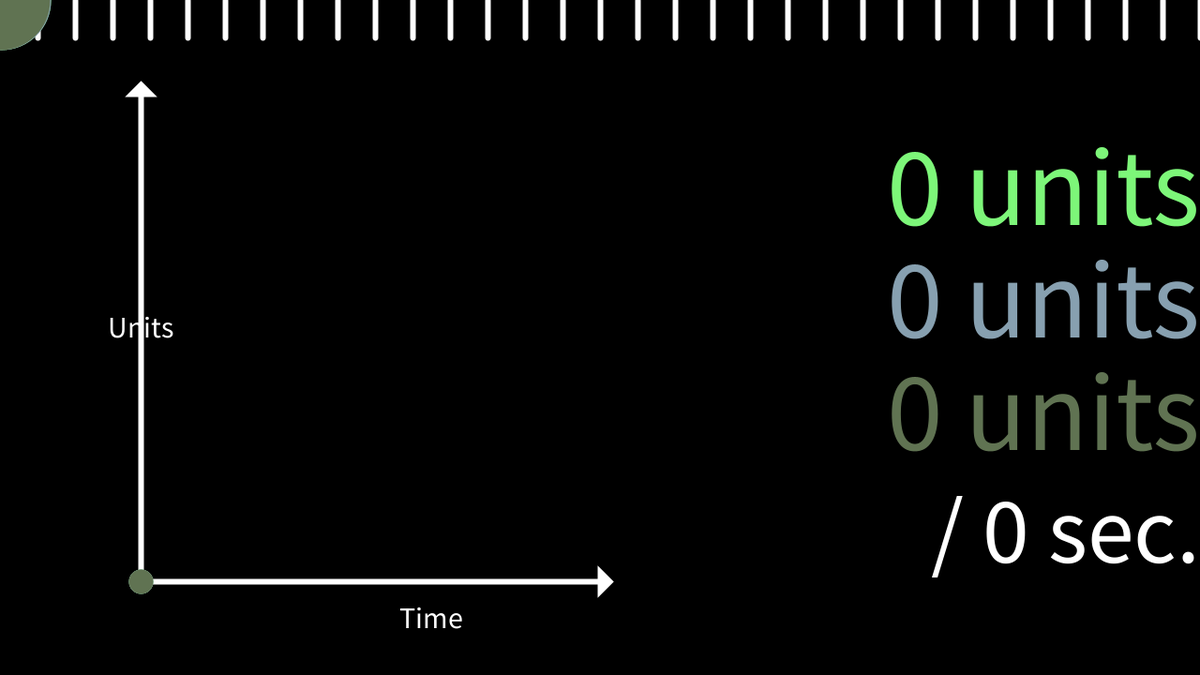
Frame 1 (no input)
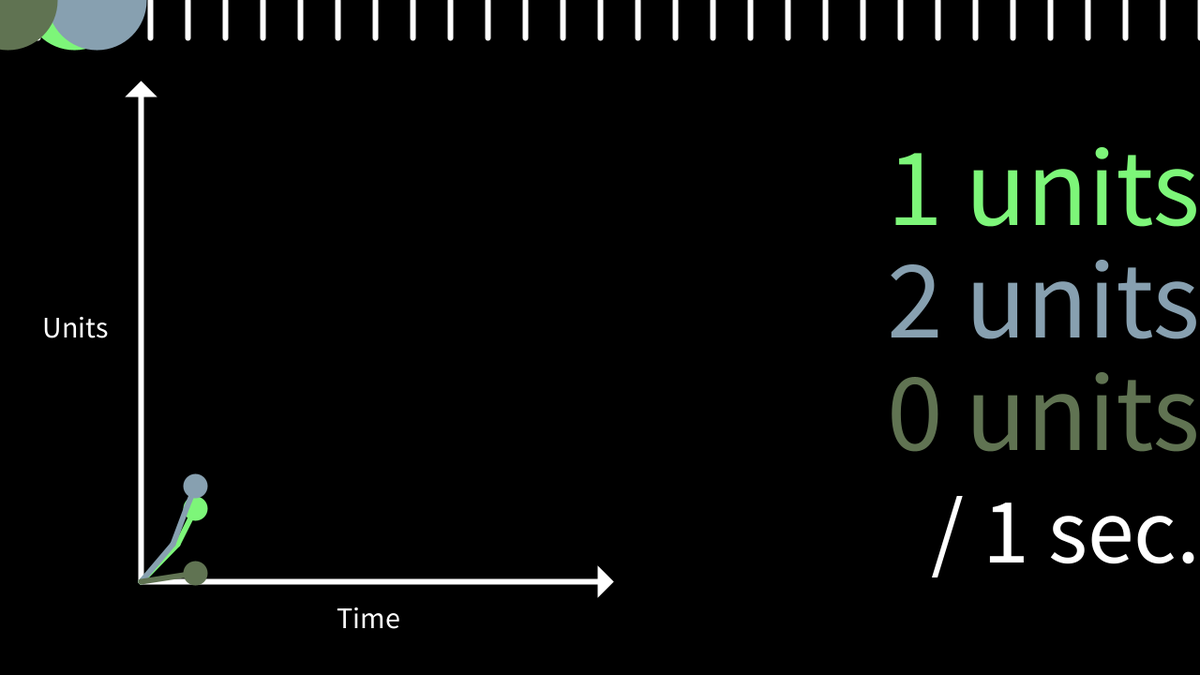
Frame 60 (the mouse pressed at the canvas centre just before this capture)
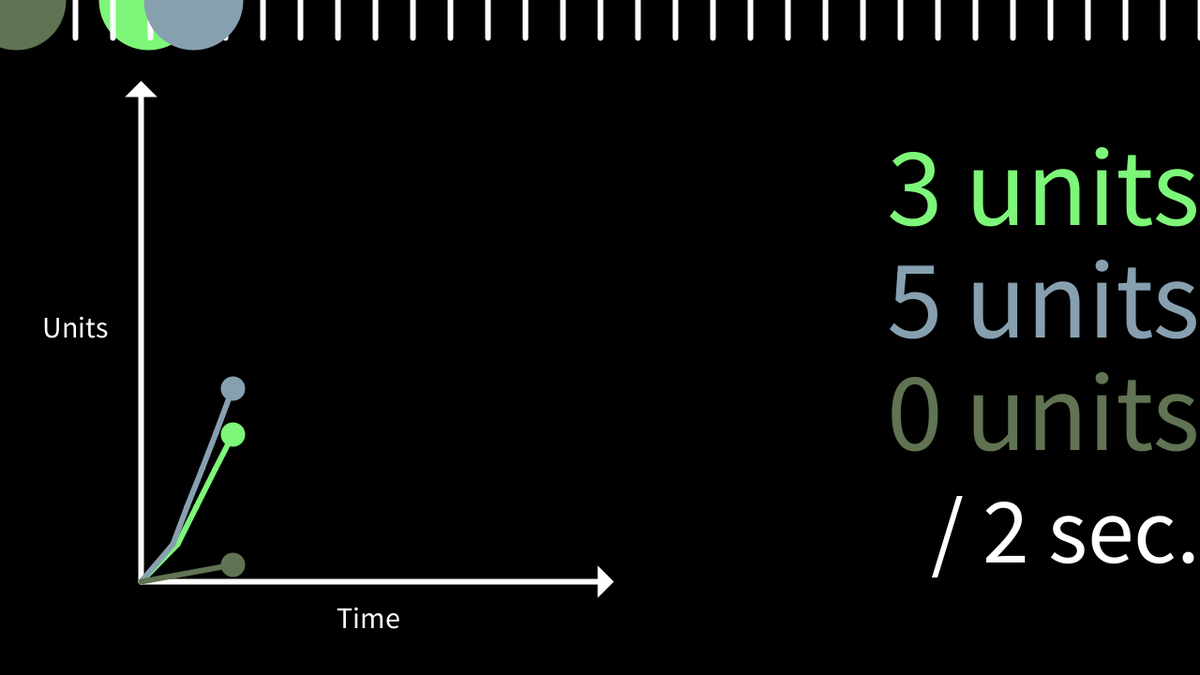
Frame 120 (the mouse held since frame 60 and released just before this capture)

The Processing sketch that drew these frames (run headless with seeded random() and noise(); from frame 60 on, the mouse is pressed at the canvas centre):

// Processing sketch: lesson02_constant_velocity_with_motion_maps_and_graphs_fancy_2
// ── lesson02_constant_velocity_with_motion_maps_and_graphs_fancy_2.pde
////////////////////////////////
// 
////////////////////////////////

//fix the pause ability
//add fullscreen
//fix the acceleration top thing
//fix reset button

int numBalls = 3; //maximum of 4 balls on screen
float fastestAllowed = 3;
boolean acceleration = false; //turn acceleration on or off

float unit = 40;
float time;
boolean auto, showTicks, showTime;
int ellipseSize = 100;
int strokeWt = 6;
float fastestSpeed;

ArrayList<Ball> balls;

int framert = 30;

float framesOver = 0;

void setup() {
  size(1280, 720); 
  auto = true;
  showTime = true;
  showTicks = true;

  unit = 40;
  //ball1 = new Ball(1);
  //  ball2 = new Ball(2);
  balls = new ArrayList<Ball>();  // Create an empty ArrayList
  for (int i = 0; i < numBalls; i++){
    float spd = random(0.1, fastestAllowed);
    if (spd > fastestSpeed){ // keep track of which one is the fastest
      
      fastestSpeed = spd;
    } else {
     spd *= 0.2; 
    }
    balls.add(new Ball(spd));  // Start by adding one element
  }


  framert = 60;
  frameRate(framert);
}

void draw() {  
  background(0);
  stroke(255);
  strokeWeight(strokeWt);

  for (int i = 0; i < balls.size (); i+=1) {
    Ball ball = balls.get(i);

    ball.update();
    ball.draw();
  }
  pushMatrix();
  scaleGraph();
  graph();
  for (int i = 0; i < balls.size (); i+=1) {
    Ball ball = balls.get(i);

    ball.drawGraph();
  }
  popMatrix();
  //println(x);
  data();





  //moving ellipse at the top



  //move this many positions each frame


  time = float(millis()) / 1000;
  //println(time);
}

void keyPressed() {
  if (keyCode == CONTROL) {
    auto = !auto;
  } 
  if (keyCode == SHIFT) {
    showTicks = !showTicks;
  } 
  if (keyCode == ALT) {
    showTime = !showTime;
  } 
  if (keyCode == DOWN) {
   noLoop();
   }
   if (keyCode == UP){
    loop(); 
   }

  
  if (keyCode == RIGHT) {
   acceleration = !acceleration;
   }
   if (keyCode == LEFT) {
   setup();
   }
   
}

void scaleGraph() {
  float highGraphY = height;
  float highUnitsTravelled = 0;

  //////// draw graph 
  for (int i = 0; i < balls.size (); i+=1) {
    Ball ball = balls.get(i);

    if (ball.graphY < highGraphY) {
      highGraphY = ball.graphY;
      highUnitsTravelled = ball.unitsTravelled;
    }
  }

  //make the graph smaller if it exceeds the bounds
  int maxFit = 13;
  if ((highUnitsTravelled > maxFit) && (highGraphY < ellipseSize)) {
    float scaleAmt = 1 / (highUnitsTravelled / maxFit);
    translate(0, height + (1-scaleAmt * height));
    scale(scaleAmt);
    //println(scaleAmt);
    //println(scaleAmt + "  " + (height + (1-scaleAmt * height)));
    strokeWeight(strokeWt + strokeWt * (5*(1-scaleAmt)));
  }
}

void graph() {
  stroke(255);
  fill(255);

  line(ellipseSize * 1.5, ellipseSize, ellipseSize * 1.5, height - ellipseSize); // vertical units travelled line
  triangle(ellipseSize*1.5 - 10, ellipseSize, ellipseSize*1.5, ellipseSize - 10, ellipseSize*1.5 + 10, ellipseSize);
  line(ellipseSize * 1.5, height - ellipseSize, width/2, height-ellipseSize); //horizontal seconds passed line
  triangle(  width/2, height-ellipseSize - 10, width/2 + 10, height-ellipseSize, width/2, height-ellipseSize+10);  
  textSize(32);
  text("Units", ellipseSize+15, height/2);
  text("Time", width/3, height - ellipseSize + 50);
}

void data() {
  fill(255);
  if (showTime) {
    textSize(120);
    textAlign(RIGHT);
    noStroke();
    for (int i = 0; i < balls.size (); i++) {

      Ball ball = balls.get(i);
      fill(ball.ellipseColor);
      text(int(ball.unitsTravelled) + " units", width, (height/balls.size()) + (i * 120));
      //ellipse(width-40, (height/2) + (i * 120)-30, 60, 60);
    }
    fill(255);
    textSize(100);
    //text("/ " + int(time) + " sec.", width, height/5 * 4);
    text("/ " + int(time) + " sec.", width, (height/balls.size()) + ((balls.size())* 120));
  }
}


// ── ball.pde
public class Ball {
  float x, y; //x and y of the original moving ellipse
  //int graphX, graphY; //the x and y position of the graph representation of the ellipse
  int ellipseSize;
  float unitsTravelled;
  //boolean auto, showTicks, showTime;
  ArrayList<PVector> graphPoints;
  float startX, startY; //(0,0) point in the graph
  float graphX, graphY;
  float speed;
  color ellipseColor;
  boolean fastest, stop;
  float moveGraph;
  float accel;

  public Ball(float _speed) {
    if (acceleration){
    accel = random(1.001, 1.006);}
    else {
     accel = 1; 
    }
    x = 0;
    y = ellipseSize / 2;
    ellipseSize = 100;
    speed = _speed *  unit;//int(_speed/unit * frameRate);

    
    println(_speed);
    startX = int(ellipseSize * 1.5);
    startY = height - ellipseSize;

    graphPoints = new ArrayList<PVector>();  // Create an empty ArrayList
    graphPoints.add(new PVector(startX, startY));  // Start by adding one element

    ellipseColor = color(random(80, 255), random(80, 255), random(80, 255));

    graphX = startX;
    graphY = startY;
  }

  public void update() {
    if ((speed/unit) < fastestSpeed) {
      fastest = false;
    } else {
      fastest = true;
    }
    println(fastest);


    unitsTravelled = x / unit;


    if (auto) {
      x = x + (speed / framert);
      
      if (!fastest && acceleration){ //acceleration
        x *= accel;
      }
    }
  }

  public void draw() {
    stroke(255);
    fill(255);

    for (int i = 0; i <= width; i += unit) {

      if (fastest) {
        if ( x < width  - ellipseSize) { //make the regular lines
          line(i, 0, i, unit);
        } else { //make moving lines after it reaches the end

        framesOver += 1/ (width/unit);

          //if (fastest) {

          float moveX = i + (int(x/width) * width) - x;
          //println("movex is " + moveX);
          line(moveX, 0, moveX, unit);
          line(moveX+width, 0, moveX+width, unit);
          //println(graphShift);
          // }
        }
      }
    }


    fill(ellipseColor);
    stroke(ellipseColor);



    if (!fastest) { // ensure that the slower ones fall behind once the fastest goes beyond the border
        ellipse(x-(fastestSpeed*framesOver), y, ellipseSize, ellipseSize);
      
    } else {
      
      if ( x < width  - ellipseSize) {
        ellipse(x, y, ellipseSize, ellipseSize);
      } else {
        ellipse(width - ellipseSize, y, ellipseSize, ellipseSize);
      }
    }
  }

  public void drawGraph() {



    stroke(ellipseColor);
    fill(ellipseColor);
    graphX = startX + time*unit; // x position of the graph ellipse
    graphY = startY - unitsTravelled*unit; // y position of the graph ellipse



    ellipse(graphX, graphY, ellipseSize/5, ellipseSize/5);

    for (int i = 0; i+1 <= graphPoints.size (); i+=1) {
      //if ( 
      PVector pointA = graphPoints.get(i);
      PVector pointB;
      if (i+1 < graphPoints.size()) {
        pointB = graphPoints.get(i+1);
      } else {
        pointB = new PVector(graphX, graphY);
      }
      line(pointA.x, pointA.y, pointB.x, pointB.y);
    }


    if (int(x/unit) > unitsTravelled) {
      graphPoints.add(new PVector(graphX, graphY));
    }
  }
}
